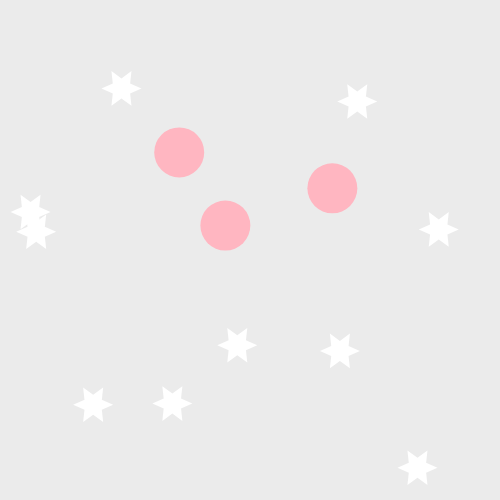
Frame 1 (no input)
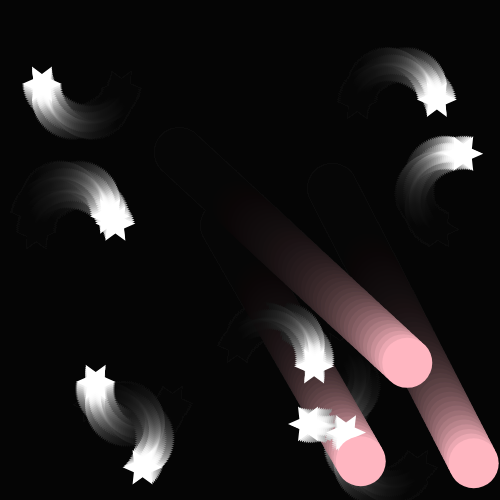
Frame 60 (no input)
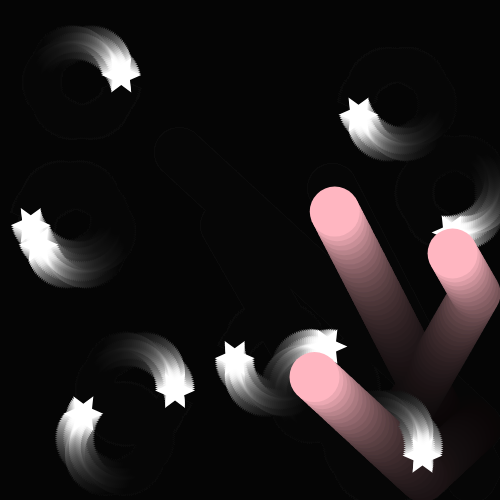
Frame 120 (the mouse pressed at the canvas centre since frame 60)

The p5.js sketch that drew these frames (run headless with seeded random() and noise() and a simulated clock; from frame 60 on, the mouse is pressed at the canvas centre):

// p5.js sketch
// ── sketch.js
let luceros = [];
let circles = [];

function setup() {
  createCanvas(500, 500);
  noStroke();
  
  // Crear múltiples objetos de tipo lucero y círculo
  for (let i = 0; i < 10; i++) {  // Aumenta el número de luceros a 10
    luceros.push(new Lucero(random(width), random(height)));
  }
  
  // Crear círculos en movimiento
  for (let i = 0; i < 3; i++) {
    circles.push(new MovingCircle(random(width), random(height)));
  }
}

function draw() {
  background(0, 20); // Fondo con poca opacidad para crear estelas
  
  // Mostrar y actualizar luceros
  for (let lucero of luceros) {
    lucero.update();
    lucero.display();
  }

  // Mostrar y actualizar círculos
  for (let circle of circles) {
    circle.update();
    circle.display();
  }
}

// Clase para los luceros (estrellas blancas de 6 puntas)
class Lucero {
  constructor(x, y) {
    this.x = x;
    this.y = y;
    this.angle = random(TWO_PI); // Ángulo inicial
    this.radius = 20;
    this.orbitRadius = 50;
    this.trail = []; // Array para almacenar la estela
  }
  
  update() {
    this.angle += 0.05; // Velocidad de rotación
    this.x += cos(this.angle) * 2;
    this.y += sin(this.angle) * 2;
    
    // Agregar posición actual a la estela
    this.trail.push({ x: this.x, y: this.y });
    
    // Limitar la longitud de la estela
    if (this.trail.length > 10) {
      this.trail.shift();
    }
  }
  
  display() {
    fill(255, 255, 255, 150);
    
    // Dibujar estela
    for (let i = 0; i < this.trail.length; i++) {
      let pos = this.trail[i];
      let alpha = map(i, 0, this.trail.length, 0, 255);
      fill(255, 255, 255, alpha);
      this.drawStar(pos.x, pos.y, this.radius * 0.3, this.radius * 0.6, 6);
    }
    
    // Dibujar el lucero actual
    fill(255, 255, 255);
    this.drawStar(this.x, this.y, this.radius * 0.5, this.radius, 6);
  }
  
  // Método para dibujar una estrella de n puntas
  drawStar(x, y, radius1, radius2, npoints) {
    let angle = TWO_PI / npoints;
    let halfAngle = angle / 2.0;
    beginShape();
    for (let a = 0; a < TWO_PI; a += angle) {
      let sx = x + cos(a) * radius2;
      let sy = y + sin(a) * radius2;
      vertex(sx, sy);
      sx = x + cos(a + halfAngle) * radius1;
      sy = y + sin(a + halfAngle) * radius1;
      vertex(sx, sy);
    }
    endShape(CLOSE);
  }
}

// Clase para los círculos (rosados y en movimiento)
class MovingCircle {
  constructor(x, y) {
    this.x = x;
    this.y = y;
    this.size = 50;
    this.xSpeed = random(2, 5);
    this.ySpeed = random(2, 5);
  }
  
  update() {
    this.x += this.xSpeed;
    this.y += this.ySpeed;
    
    // Rebotar en los bordes
    if (this.x > width - this.size / 2 || this.x < this.size / 2) {
      this.xSpeed *= -1;
    }
    if (this.y > height - this.size / 2 || this.y < this.size / 2) {
      this.ySpeed *= -1;
    }
  }
  
  display() {
    fill(255, 182, 193); // Color rosado
    ellipse(this.x, this.y, this.size);
  }
}
